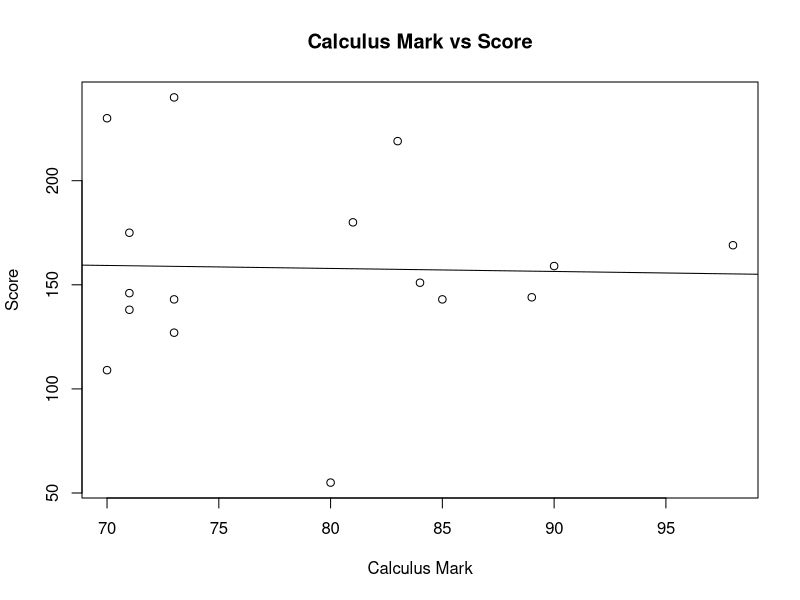

Write R code to recreate this figure. (Note: this script raises an error after producing the figure.)
rm(list =ls());
calc <- read.table("CalcvScore.txt", header = TRUE);
attach(calc);
plot(Mark, Score, main="Calculus Mark vs Score", xlab="Calculus Mark", ylab="Score");
Fit<-lm(Score ~ Mark);
summary(Fit);
abline(Fit);
cor.test(Score,Time);
Fit$residuals;
rstandard(Fit);
library(MASS);
studres(Fit);
Fit$fitted.values;
qqnorm(rstandard(Fit));
qqline(rstandard(Fit));
plot (rstandard(Fit)~Fit$fitted.values, main='Standarized Residuals vs Fitted Values');
abline(0,0);
plot (rstandard(Fit), main = 'Standarized residuals vs Observation number')
abline(0,0);
plot (rstandard(Fit)~Score, main = 'Standarized residuals vs Time');
abline(0,0);



